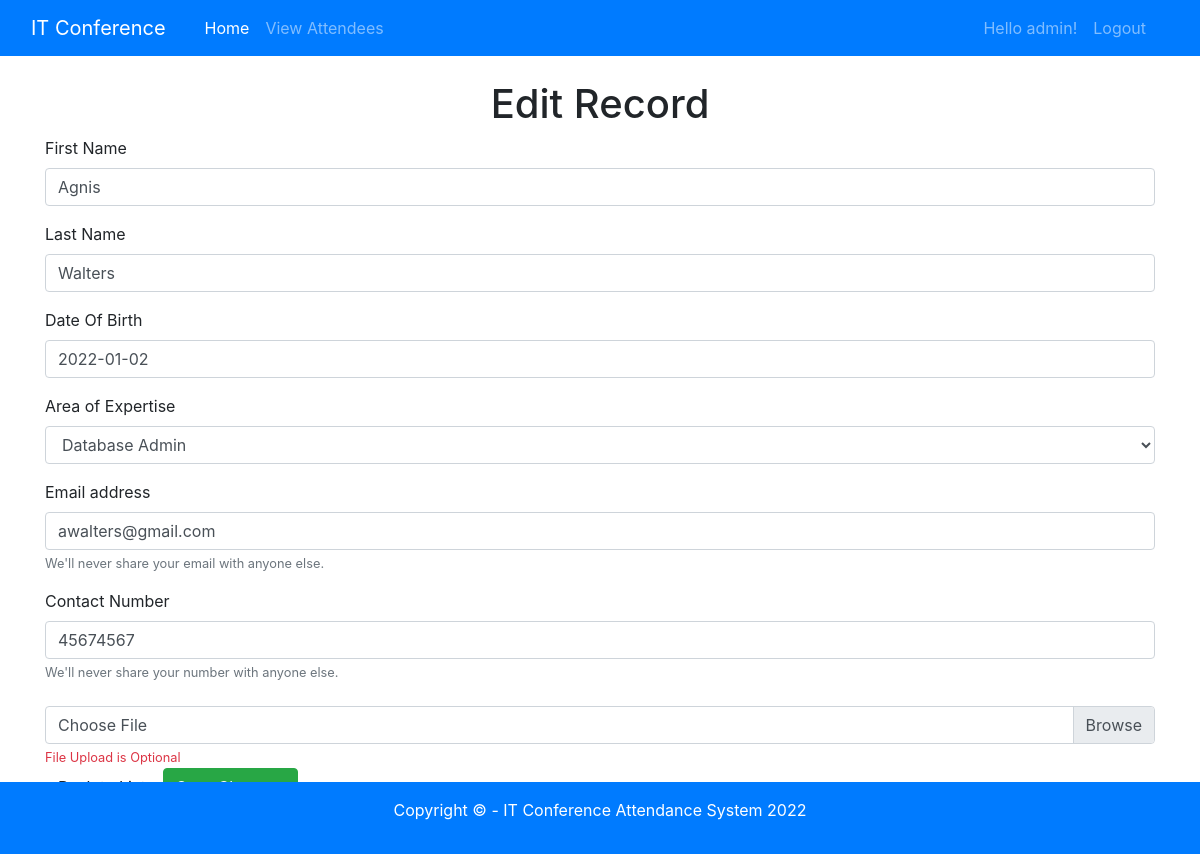
The app's page /edit.php?id=2 (signed in) with its own data.
### tables this page shows
CREATE TABLE `attendee` (
  `attendee_id` int(11) NOT NULL,
  `firstname` varchar(100) NOT NULL,
  `lastname` varchar(100) NOT NULL,
  `dateofbirth` date NOT NULL,
  `emailaddress` varchar(100) NOT NULL,
  `contactnumber` varchar(15) NOT NULL,
  `specialty_id` int(11) NOT NULL,
  `avatar_path` varchar(200) DEFAULT NULL
);

### db/conn.php (called while the page is built, shortened)
<?php
$host = 'localhost';
$db = 'attendance_db';
$user = 'root';
$pass = '';
$charset = 'utf8mb4';
$dsn = "mysql:host=$host;dbname=$db;charset=$charset";
try {
    $pdo = new PDO($dsn, $user, $pass);
    $pdo->setAttribute(PDO::ATTR_ERRMODE, PDO::ERRMODE_EXCEPTION);
} catch (PDOException $e) {
    throw new PDOException($e->getMessage());
}
require_once 'crud.php';
$crud = new crud($pdo);

### db/crud.php (called while the page is built, shortened)
<?php
class crud
{
    private $db;
    function __construct($conn)
    {
        $this->db = $conn;
    }
    public function getAttendeeDetails($id)
    {
        try {
            $sql = "SELECT * FROM attendee a INNER JOIN specialties s ON a.specialty_id = s.specialty_id WHERE attendee_id = :id";
            $stmt = $this->db->prepare($sql);
            $stmt->bindparam(':id', $id);
            $stmt->execute();
            $result = $stmt->fetch();
            return $result;
        } catch (PDOException $e) {
            echo $e->getMessage();
            return false;
        }
    }
    public function getSpecialties()
    {
        try {
            $sql = "SELECT * FROM `specialties`";
            $result = $this->db->query($sql);
            return $result;
        } catch (PDOException $e) {
            echo $e->getMessage();
            return false;
        }
    }
}

### edit.php (the view, shortened to what this page needs)
<?php
require_once 'includes/header.php';
require_once 'db/conn.php';
$results = $crud->getSpecialties();
if (!isset($_GET['id'])) {
    include 'includes/errormessage.php';
    header("Location: viewrecords.php");
} else {
    $id = $_GET['id'];
    $attendee = $crud->getAttendeeDetails($id);
?>
    <h1 class="text-center">Edit Record</h1>
    <form method="post" action="editpost.php" enctype="multipart/form-data">
        <div class="form-group">
            <label for="firstname">First Name</label>
            <input required type="text" class="form-control" value="<?php echo $attendee['firstname'] ?>" id="firstname" name="firstname">
        </div>
        <div class="form-group">
            <label for="lastname">Last Name</label>
            <input required type="text" class="form-control" value="<?php echo $attendee['lastname'] ?>" id="lastname" name="lastname">
        </div>
        <div class="form-group">
            <label for="dob">Date Of Birth</label>
            <input type="text" class="form-control" value="<?php echo $attendee['dateofbirth'] ?>" id="dob" name="dob">
        </div>
        <div class="form-group">
            <label for="specialty">Area of Expertise</label>
            <select class="form-control" id="specialty" name="specialty">
                <?php while ($r = $results->fetch(PDO::FETCH_ASSOC)) { ?>
                    <option value="<?php echo $r['specialty_id'] ?>" <?php if ($r['specialty_id'] == $attendee['specialty_id']) echo 'selected' ?>>
                        <?php echo $r['name']; ?>
                    </option>
                <?php } ?>
            </select>
        </div>
        <div class="form-group">
            <label for="email">Email address</label>
            <input required type="email" class="form-control" value="<?php echo $attendee['emailaddress'] ?>" id="email" name="email" aria-describedby="emailHelp">
            <small id="emailHelp" class="form-text text-muted">We'll never share your email with anyone else.</small>
        </div>
        <div class="form-groupform-group">
            <label for="phone">Contact Number</label>
            <input type="text" class="form-control" value="<?php echo $attendee['contactnumber'] ?>" id="phone" name="phone" aria-describedby="phoneHelp">
            <small id="phoneHelp" class="form-text text-muted">We'll never share your number with anyone else.</small>
        </div>
        <br />
        <div class="custom-file">
            <label class="custom-file-label" for="avatar">Choose File</label>
            <small id="avatar" class="form-text text-danger">File Upload is Optional</small>
        </div>
        <a href="viewrecords.php" class="btn btn-default">Back to List</a>
        <button type="submit" name="submit" class="btn btn-success">Save Changes</button>
    </form>
<?php } ?>
<br>
<br>
<?php require_once 'includes/footer.php'; ?>

### records on screen
attendee: firstname "Agnis", lastname "Walters", dob "2022-01-02", email "awalters@gmail.com", phone "45674567"

### other values on screen
$_SESSION['username'] "admin"
form field specialty "Database Admin"
